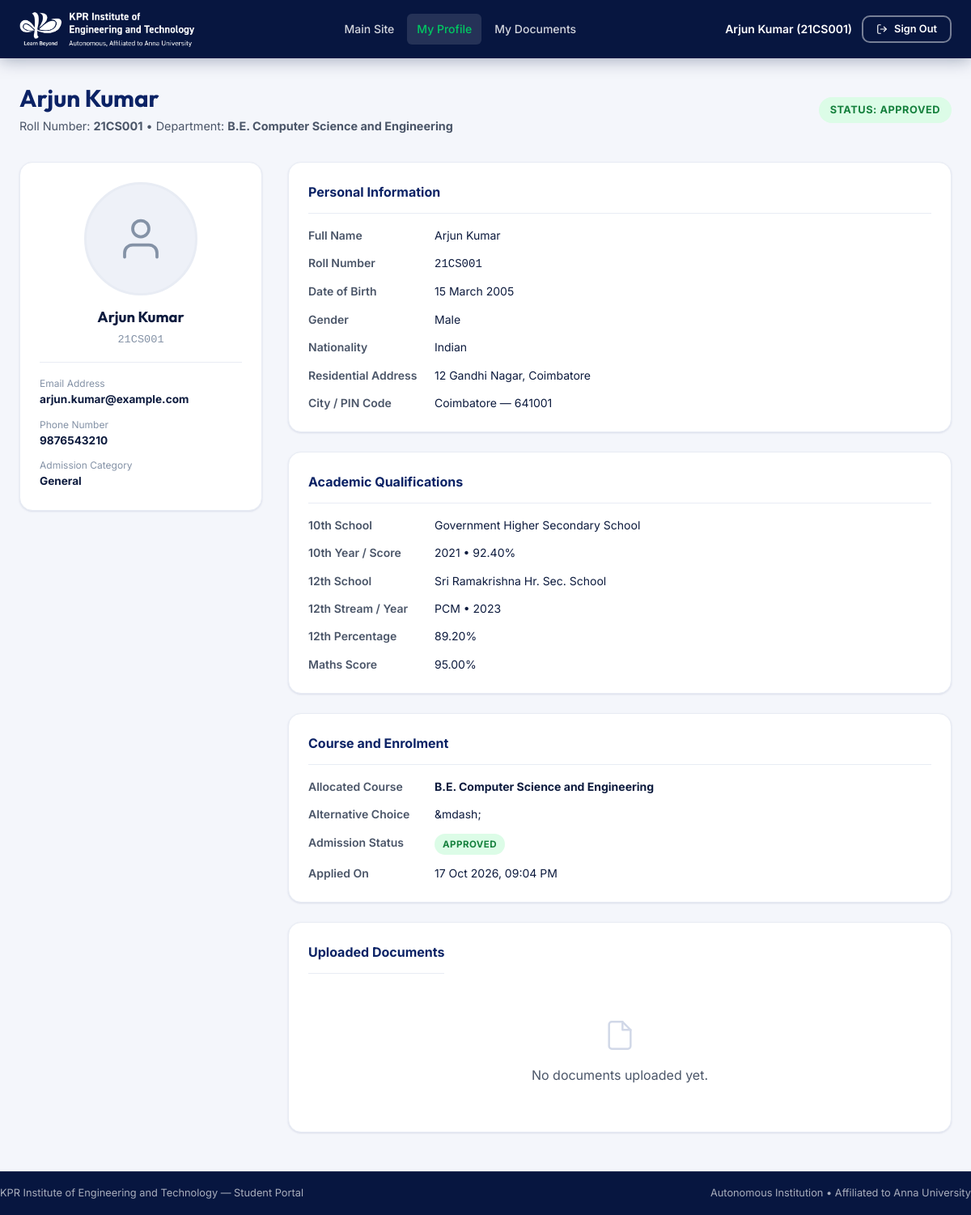
/student_portal/profile.php (signed in), run on the app's committed database.
### tables this page shows
CREATE TABLE IF NOT EXISTS students (
  id                  INT UNSIGNED AUTO_INCREMENT PRIMARY KEY,
  full_name           VARCHAR(150) NOT NULL,
  roll_number         VARCHAR(30)  NOT NULL UNIQUE,
  email               VARCHAR(255) NOT NULL UNIQUE,
  phone               VARCHAR(20)  NOT NULL,
  alt_phone           VARCHAR(20)  DEFAULT NULL,
  date_of_birth       DATE         DEFAULT NULL,
  gender              ENUM('male','female','other','prefer-not') DEFAULT NULL,
  nationality         VARCHAR(80)  DEFAULT 'Indian',
  address             TEXT         DEFAULT NULL,
  city                VARCHAR(100) DEFAULT NULL,
  pincode             VARCHAR(10)  DEFAULT NULL,
   
  sslc_school         VARCHAR(200) DEFAULT NULL,
  sslc_year           SMALLINT     DEFAULT NULL,
  sslc_percentage     DECIMAL(5,2) DEFAULT NULL,
  hsc_school          VARCHAR(200) DEFAULT NULL,
  hsc_year            SMALLINT     DEFAULT NULL,
  hsc_percentage      DECIMAL(5,2) DEFAULT NULL,
  hsc_stream          VARCHAR(50)  DEFAULT NULL,
  maths_percentage    DECIMAL(5,2) DEFAULT NULL,
   
  course              VARCHAR(100) NOT NULL,
  alternative_course  VARCHAR(100) DEFAULT NULL,
  admission_category  VARCHAR(50)  DEFAULT 'general',
   
  portal_password_hash VARCHAR(255) DEFAULT NULL,
   
  admission_status    ENUM('pending','approved','rejected') NOT NULL DEFAULT 'pending',
  created_at          DATETIME NOT NULL DEFAULT CURRENT_TIMESTAMP,
  updated_at          DATETIME NOT NULL DEFAULT CURRENT_TIMESTAMP ON UPDATE CURRENT_TIMESTAMP,
  INDEX idx_student_email       (email),
  INDEX idx_student_roll        (roll_number),
  INDEX idx_student_course      (course),
  INDEX idx_student_status      (admission_status)
);

### Q2_College_Admin/config/auth.php (called while the page is built, shortened)
<?php
function h(mixed $val): string {
    return htmlspecialchars((string)$val, ENT_QUOTES | ENT_SUBSTITUTE, 'UTF-8');
}

### student_portal/profile.php (the view, shortened to what this page needs)
<?php
require_once dirname(__DIR__) . '/Q2_College_Admin/config/auth.php';
$pdo = db();
$stmt = $pdo->prepare('SELECT * FROM students WHERE id = ? LIMIT 1');
$stmt->execute([(int)$_SESSION['student_id']]);
$student = $stmt->fetch();
$stmtFiles = $pdo->prepare('SELECT * FROM student_files WHERE student_id = ? ORDER BY uploaded_at DESC');
$stmtFiles->execute([(int)$student['id']]);
$files = $stmtFiles->fetchAll();
$profilePhoto = null;
?>
<!DOCTYPE html>
<html lang="en">
<head>
  <link rel="stylesheet" href="../assets/css/shared.css">
  <link rel="stylesheet" href="../style.css">
</head>
<body class="admin-body">
  <header class="site-header admin-header" role="banner">
    <div class="nav-inner">
      <a href="../index.html" class="nav-logo" aria-label="KPRIET Home">
        <img src="../kprietLogo.png" alt="KPRIET Logo">
      </a>
      <nav class="nav-links" id="navLinks" role="navigation" aria-label="Student portal navigation">
        <a href="../index.html">Main Site</a>
        <a href="profile.php" class="active">My Profile</a>
        <a href="#documents">My Documents</a>
      </nav>
      <div class="nav-actions">
        <span class="admin-name">
          <?= h($student['full_name']) ?> (<?= h($student['roll_number']) ?>)
        </span>
        <a href="logout.php" class="btn btn-secondary btn-sm" id="logoutBtn">
          <svg width="14" height="14" viewBox="0 0 24 24" fill="none" stroke="currentColor" stroke-width="2" stroke-linecap="round" stroke-linejoin="round" aria-hidden="true"><path d="M9 21H5a2 2 0 0 1-2-2V5a2 2 0 0 1 2-2h4"/><polyline points="16 17 21 12 16 7"/><line x1="21" y1="12" x2="9" y2="12"/></svg>
          Sign Out
        </a>
      </div>
    </div>
  </header>
  <main class="admin-main" role="main">
    <div class="container admin-container">
      <div class="page-header">
        <div>
          <h1><?= h($student['full_name']) ?></h1>
          <p class="page-subtitle">
            Roll Number: <strong><?= h($student['roll_number']) ?></strong> &bull;
            Department: <strong><?= h($student['course']) ?></strong>
          </p>
        </div>
        <div>
          <span class="badge-status badge-status--<?= h($student['admission_status']) ?> badge-lg">
            Status: <?= h(strtoupper($student['admission_status'])) ?>
          </span>
        </div>
      </div>
      <div class="view-grid">
        <div class="view-sidebar">
          <div class="admin-card profile-card">
            <?php if ($profilePhoto): ?>
              <img src="download.php?id=<?= (int)$profilePhoto['id'] ?>&view=1"
                   alt="Profile Photo of <?= h($student['full_name']) ?>"
                   class="profile-photo" id="profilePhoto">
            <?php else: ?>
              <div class="profile-photo-placeholder" aria-label="No photo uploaded">
                <svg width="60" height="60" viewBox="0 0 24 24" fill="none" stroke="currentColor" stroke-width="1.5" stroke-linecap="round" stroke-linejoin="round" aria-hidden="true"><path d="M20 21v-2a4 4 0 0 0-4-4H8a4 4 0 0 0-4 4v2"/><circle cx="12" cy="7" r="4"/></svg>
              </div>
            <?php endif; ?>
            <h3 style="font-size:1.15rem;margin-bottom:0.25rem"><?= h($student['full_name']) ?></h3>
            <p style="font-size:0.85rem;color:var(--color-text-muted);margin-bottom:1rem"><code><?= h($student['roll_number']) ?></code></p>
            <div style="border-top:1px solid var(--color-border-light);padding-top:1rem;text-align:left;font-size:0.85rem">
              <div style="margin-bottom:0.6rem">
                <span style="color:var(--color-text-muted);display:block;font-size:0.75rem">Email Address</span>
                <strong><?= h($student['email']) ?></strong>
              </div>
              <div style="margin-bottom:0.6rem">
                <span style="color:var(--color-text-muted);display:block;font-size:0.75rem">Phone Number</span>
                <strong><?= h($student['phone']) ?></strong>
              </div>
              <div>
                <span style="color:var(--color-text-muted);display:block;font-size:0.75rem">Admission Category</span>
                <strong style="text-transform:capitalize"><?= h($student['admission_category']) ?></strong>
              </div>
            </div>
          </div>
        </div>
        <div class="view-main">
          <div class="admin-card">
            <div class="detail-section-heading">Personal Information</div>
            <dl class="detail-grid">
              <dt>Full Name</dt>
              <dd><?= h($student['full_name']) ?></dd>
              <dt>Roll Number</dt>
              <dd><code><?= h($student['roll_number']) ?></code></dd>
              <dt>Date of Birth</dt>
              <dd><?= $student['date_of_birth'] ? h(date('d F Y', strtotime($student['date_of_birth']))) : '&mdash;' ?></dd>
              <dt>Gender</dt>
              <dd style="text-transform:capitalize"><?= h($student['gender'] ?? '&mdash;') ?></dd>
              <dt>Nationality</dt>
              <dd><?= h($student['nationality'] ?? 'Indian') ?></dd>
              <dt>Residential Address</dt>
              <dd><?= nl2br(h($student['address'] ?? '&mdash;')) ?></dd>
              <dt>City / PIN Code</dt>
              <dd><?= h($student['city'] ?? '') ?> <?= $student['pincode'] ? '&mdash; ' . h($student['pincode']) : '' ?></dd>
            </dl>
          </div>
          <div class="admin-card" style="margin-top:1.5rem">
            <div class="detail-section-heading">Academic Qualifications</div>
            <dl class="detail-grid">
              <dt>10th School</dt>
              <dd><?= h($student['sslc_school'] ?? '&mdash;') ?></dd>
              <dt>10th Year / Score</dt>
              <dd><?= h($student['sslc_year'] ?? '&mdash;') ?> &bull; <?= $student['sslc_percentage'] !== null ? h($student['sslc_percentage']) . '%' : '&mdash;' ?></dd>
              <dt>12th School</dt>
              <dd><?= h($student['hsc_school'] ?? '&mdash;') ?></dd>
              <dt>12th Stream / Year</dt>
              <dd style="text-transform:uppercase"><?= h($student['hsc_stream'] ?? '&mdash;') ?> &bull; <?= h($student['hsc_year'] ?? '&mdash;') ?></dd>
              <dt>12th Percentage</dt>
              <dd><?= $student['hsc_percentage'] !== null ? h($student['hsc_percentage']) . '%' : '&mdash;' ?></dd>
              <dt>Maths Score</dt>
              <dd><?= $student['maths_percentage'] !== null ? h($student['maths_percentage']) . '%' : '&mdash;' ?></dd>
            </dl>
          </div>
          <div class="admin-card" style="margin-top:1.5rem">
            <div class="detail-section-heading">Course and Enrolment</div>
            <dl class="detail-grid">
              <dt>Allocated Course</dt>
              <dd><strong><?= h($student['course']) ?></strong></dd>
              <dt>Alternative Choice</dt>
              <dd><?= h($student['alternative_course'] ?? '&mdash;') ?></dd>
              <dt>Admission Status</dt>
              <dd>
                <span class="badge-status badge-status--<?= h($student['admission_status']) ?>">
                  <?= h(ucfirst($student['admission_status'])) ?>
                </span>
              </dd>
              <dt>Applied On</dt>
              <dd><?= h(date('d M Y, h:i A', strtotime($student['created_at']))) ?></dd>
            </dl>
          </div>
          <div class="admin-card" style="margin-top:1.5rem" id="documents">
            <div class="admin-card__header">
              <div class="detail-section-heading" style="margin:0">Uploaded Documents</div>
            </div>
            <?php if (empty($files)): ?>
              <div class="empty-state" style="padding:2rem 0">
                <svg width="40" height="40" viewBox="0 0 24 24" fill="none" stroke="currentColor" stroke-width="1.5" stroke-linecap="round" stroke-linejoin="round" aria-hidden="true"><path d="M14 2H6a2 2 0 0 0-2 2v16a2 2 0 0 0 2 2h12a2 2 0 0 0 2-2V8z"/><polyline points="14 2 14 8 20 8"/></svg>
                <p>No documents uploaded yet.</p>
              </div>
            <?php endif; ?>
          </div>
        </div>
      </div>
    </div>
  </main>
  <footer class="admin-footer" role="contentinfo">
    <div class="container">
      <span>KPR Institute of Engineering and Technology &mdash; Student Portal</span>
      <span>Autonomous Institution &bull; Affiliated to Anna University</span>
    </div>
  </footer>
</body>
</html>

### data on the page
students: full_name "Arjun Kumar", roll_number "21CS001", course "B.E. Computer Science and Engineering", admission_status "APPROVED", email "arjun.kumar@example.com", phone "9876543210", admission_category "General", date_of_birth "15 March 2005", gender "Male", nationality "Indian", address "12 Gandhi Nagar, Coimbatore", city "Coimbatore", pincode "641001", sslc_school "Government Higher Secondary School", sslc_year "2021", sslc_percentage "92.40", hsc_school "Sri Ramakrishna Hr. Sec. School", hsc_stream "PCM", hsc_year "2023", hsc_percentage "89.20", maths_percentage "95.00", alternative_course "&mdash;", created_at "17 Oct 2026, 09:04 PM"
